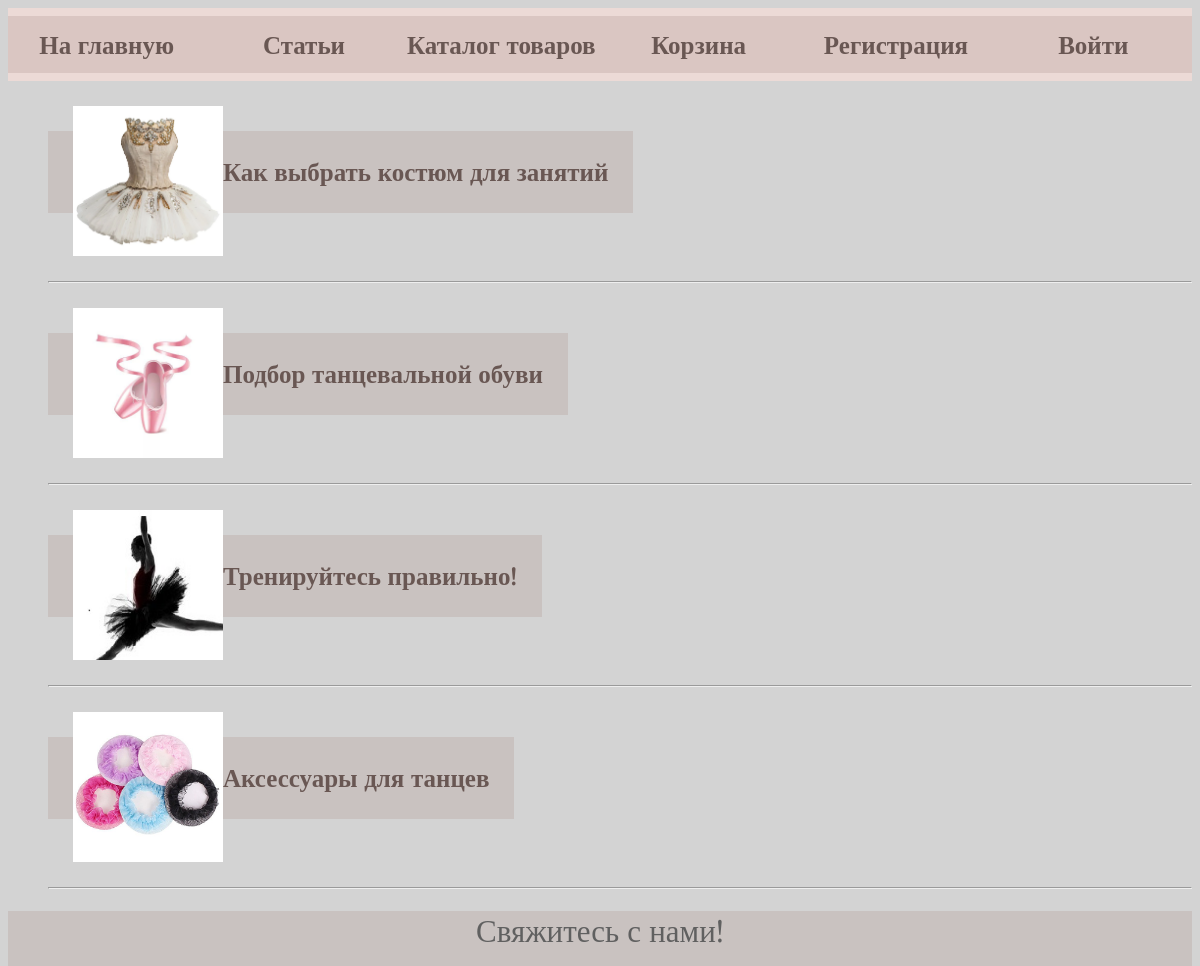
Page /welcome-dance-shop/articles/ on the committed database.
### articles/models.py (models this page shows, shortened)
class Articles(models.Model):
    title = models.CharField(max_length=255, verbose_name="Тема ")
    content = models.TextField(blank=True, verbose_name="Текст")
    content2 = models.TextField(blank=True, verbose_name="Текст")
    content3 = models.TextField(blank=True, verbose_name="Текст")
    content4 = models.TextField(blank=True, verbose_name="Текст")
    photo = models.ImageField(upload_to='WelcomeDanceShop photos/articles', verbose_name="Фото")
    photo1 = models.ImageField(upload_to='WelcomeDanceShop photos/articles', verbose_name="Фото")
    time_create = models.DateTimeField(auto_now_add=True)
    time_update = models.DateTimeField(auto_now=True)
    is_published = models.BooleanField(default=True, verbose_name="Опубликовать")
    slug = models.SlugField(max_length=255, unique=True, db_index=True, verbose_name="URL")
    user = models.ForeignKey(User, verbose_name='Пользователь', on_delete=models.CASCADE, null=True)
    def get_absolute_url(self):
        return reverse("art", kwargs={'art_slug': self.slug})
    class Meta:
        verbose_name_plural = "Статьи"
        verbose_name = "статьи"

### articles/views.py (the view)
# urls.py: path('', AllArticles.as_view(), name='to_articles'),
class AllArticles(DataMixin, ListView):
    model = Articles
    template_name = 'articles/index.html'
    context_object_name = 'art_list'
    def get_context_data(self, *, object_list=None, **kwargs):
        context = super().get_context_data(**kwargs)
        c_def = self.get_user_context(title='Статьи')
        return {**context, **c_def}

### articles/utils.py (called while the page is built)
    def get_user_context(self, **kwargs):
        context = kwargs
        arts = Articles.objects.all()
        context['art_list'] = arts
        return context

### cart/cart.py (called while the page is built)
def cart(request):
    return {'cart': Cart(request)}

    def __len__(self):
        return sum(item['quantity'] for item in self.cart.values())

### articles/templates/articles/index.html (shortened to what this page needs)
{%extends 'main/base.html'%}
{% block content %}
<ul class="two">
{% for a in art_list %}
<li>
<h3><a href="{{a.get_absolute_url}}"><img src="{{ a.photo.url }}" width=150 height=150 align=middle>{{a.title}}</a></h3>
    <hr>
</li>
{%endfor %}
</ul>
{% endblock %}

### main/templates/main/base.html (shortened to what this page needs)
<!DOCTYPE html>
{%load static%}
<html lang="en">
<head>
    <link rel="stylesheet" type="text/css" href="{%static 'main/css/styles.css'%}">
</head>
<body bgcolor="LightGrey">
{% block mainmenu%}
    <nav class="one">
    <ul>
        <li><a href="{%url 'main:to_main'%}">На главную</a></li>
        <li><a href="{%url 'to_articles'%}">Статьи</a></li>
        <li><a href="{%url 'goods'%}">Каталог товаров</a></li>
        {% with total_items=cart|length %}
            {% if total_items > 0 %}
        <li><a href="{%url 'cart:cart_detail'%}">Корзина({{total_items}})</a></li>
            {% else %}
        <li><a href="{%url 'cart:cart_detail'%}">Корзина</a></li>
            {% endif %}
        {% endwith %}
        {% if request.user.is_authenticated %}
        <li><a href="#">Здравствуйте, {{user.username}}</a></li>
        <li><a href="{%url 'main:logout'%}">Выйти</a></li>
        {% else %}
        <li><a href="{%url 'main:register'%}">Регистрация</a></li>
        <li><a href="{%url 'main:login'%}">Войти</a></li>
        {% endif %}
    </ul>
    </nav>
{% endblock mainmenu%}
<div class="wrapper">
      <div class="content">
{% block content %}
{% endblock %}
      </div></div>
<p><a class="footer" href="{%url 'main:contacts'%}">Свяжитесь с нами!</a></p>
</body>
</html>

### main/static/main/css/styles.css (style rules this page uses)
html, body { height: 100%; }
.wrapper { display: table; width: 100%; height: 100%; }
.content { display: table-row; height: 100%; width: 100%; }
h3 { font-size:25px; color: #606060; }
a { text-decoration: none; font-family: 'Lora', serif; transition: .5s linear; }
nav { display: inline-block; margin: auto; flex: 1 15%; width: 100%; font-weight: bold; }
.one ul { text-align: center; display: flex; flex-wrap: nowrap; background: #ECDAD6; margin: auto; padding: 0.5em 0; width: 100%; }
.one a { padding: 0.5em -0.5em; color: #695753; }
.one li { font-size: 25px; background: rgba(177, 152, 145, .3); display: inline-block; text-align: center; width: 20%; padding: 0.5em 0em; }
.footer { display: block; text-align: center; font-size: 31px; color: #606060; margin-top: -10px; height: 55px; background-color: rgba(177, 152, 145, .3); left: 0; bottom: 0; width: 100%; }
.two a { padding: 1em; background: rgba(177, 152, 145, .3); border-right: 0px solid #b19891; color: #695753; display: inline; }
.two li { display: inline; font-size: 31px; }

### rows in the picture
Articles: photo (picture), title "Как выбрать костюм для занятий"
Articles: photo (picture), title "Подбор танцевальной обуви"
Articles: photo (picture), title "Тренируйтесь правильно!"
Articles: photo (picture), title "Аксессуары для танцев"
